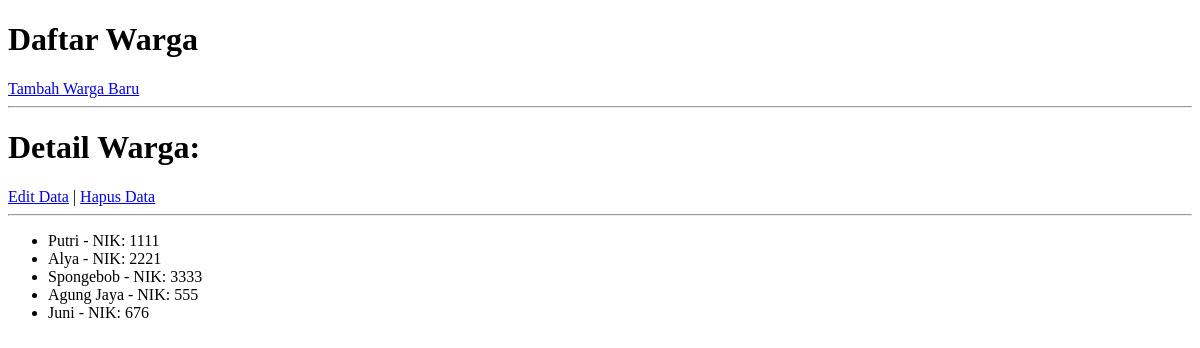
/warga/, run on an earlier commit of the app's database.
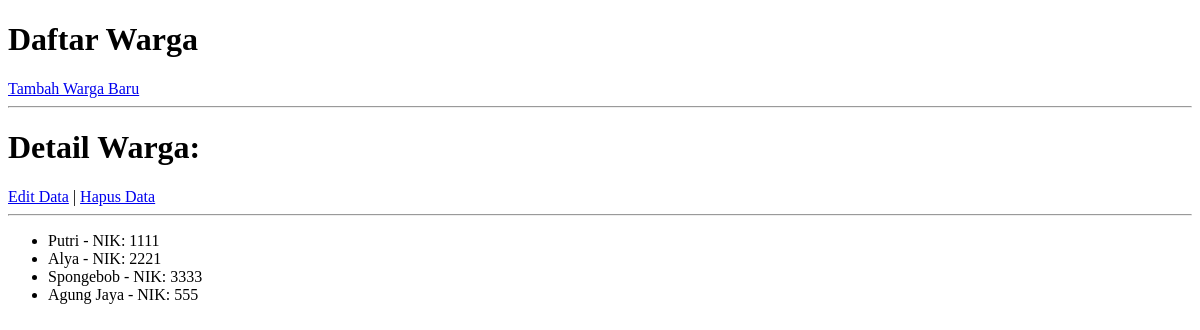
And on a later commit of the database.
### warga/models.py (models this page shows, shortened)
class Warga(models.Model):
    nik = models.CharField(max_length=16, unique=True, verbose_name="Nomor Induk Kependudukan")
    nama_lengkap = models.CharField(max_length=100, verbose_name="Nama Lengkap")
    alamat = models.TextField(verbose_name="Alamat Tinggal")
    no_telepon = models.CharField(max_length=15, blank=True, verbose_name="Nomor Telepon")
    tanggal_registrasi = models.DateTimeField(auto_now_add=True)

### warga/views.py (the view)
# urls.py: path('', WargaListView.as_view(), name='warga-list'),
class WargaListView(ListView):
    model = Warga

### warga/templates/warga/warga_list.html (shortened to what this page needs)
<!DOCTYPE html>
<html>
<head>
</head>
<body>
    <h1>Daftar Warga</h1>
    <a href="{% url 'warga-tambah' %}">Tambah Warga Baru</a>
    <hr>
    <h1>Detail Warga: {{ object.nama_lengkap }}</h1>
    <a href="{% url 'warga-edit' object.pk %}">Edit Data</a> |
    <a href="{% url 'warga-hapus' object.pk %}">Hapus Data</a>
    <hr>
    {% if object_list %}
    <ul>
        {% for warga in object_list %}
            <li>{{ warga.nama_lengkap }} - NIK: {{ warga.nik }}</li>
        {% empty %}
            <li>Belum ada data warga yang terdaftar.</li>
        {% endfor %}
    </ul>
           {% endif %}
</body>
</html>

What changed in the data, as far as the page shows it:
removed Warga: nama_lengkap "Juni", nik "676"
